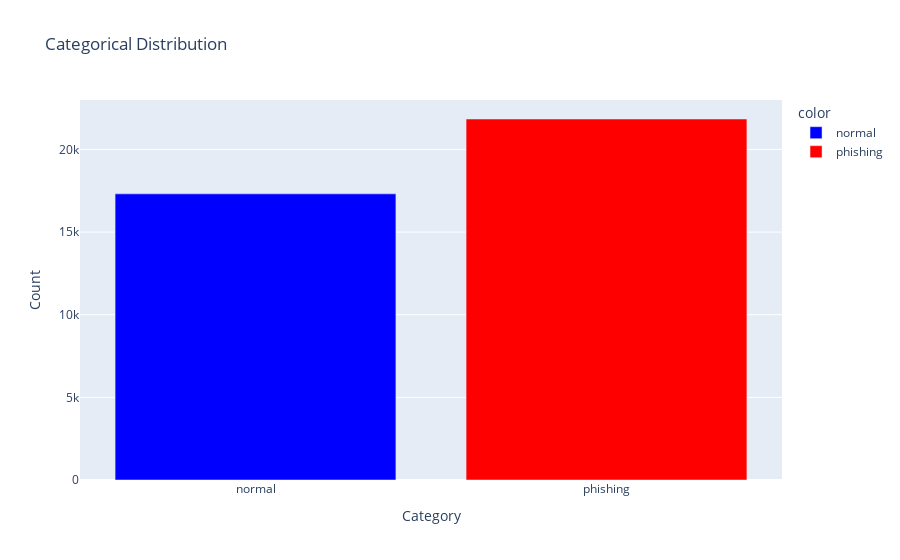

Notebook source saved alongside this figure:
### Code cell
import plotly.express as px

# Get counts by label
counts = df['label'].value_counts().sort_index()  # sort so 0, then 1

# Map numeric labels to names
label_names = {0: 'normal', 1: 'phishing'}
categories = [label_names[i] for i in counts.index]

# Define colors matching categories
colors = ['blue' if label == 'normal' else 'red' for label in categories]

# Create bar chart
fig = px.bar(
    x=categories,
    y=counts.values,
    color=categories,
    color_discrete_map={'normal': 'blue', 'phishing': 'red'},
    labels={'x': 'Category', 'y': 'Count'},
    title="Categorical Distribution"
)

fig.show()

### Figure 1 — Plotly figure (JSON) as saved in the notebook; plotly's stock layout.template omitted (floating-point values rounded to 4 significant figures)
{"data": [{"hovertemplate": "color=normal<br>Category=%{x}<br>Count=%{y}<extra></extra>", "legendgroup": "normal", "marker": {"color": "blue", "pattern": {"shape": ""}}, "name": "normal", "orientation": "v", "showlegend": true, "textposition": "auto", "type": "bar", "x": ["normal"], "xaxis": "x", "y": [17312], "yaxis": "y"}, {"hovertemplate": "color=phishing<br>Category=%{x}<br>Count=%{y}<extra></extra>", "legendgroup": "phishing", "marker": {"color": "red", "pattern": {"shape": ""}}, "name": "phishing", "orientation": "v", "showlegend": true, "textposition": "auto", "type": "bar", "x": ["phishing"], "xaxis": "x", "y": [21842], "yaxis": "y"}], "layout": {"barmode": "relative", "legend": {"title": {"text": "color"}, "tracegroupgap": 0}, "title": {"text": "Categorical Distribution"}, "xaxis": {"anchor": "y", "domain": [0, 1], "title": {"text": "Category"}}, "yaxis": {"anchor": "x", "domain": [0, 1], "title": {"text": "Count"}}}}
